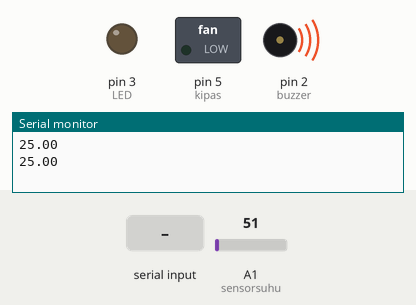
This sketch was run on a simulated Arduino Uno, built with avr-gcc and run on an emulated ATmega328P. Shown: switched loads named in the sketch (green lamp = pin HIGH), output pins drawn as LEDs (lit = HIGH), buzzer (waves = sounding), the last lines printed to the serial monitor. The inputs (shaded band) are chosen by the test bench; at power-on: A1 (sensorsuhu) = 51. Pins used as bus, display or sensor lines are not drawn.

Above: at 1.2 s.
1.3 s: A1 (sensorsuhu) set to 68
3.2 s: A1 (sensorsuhu) set to 82
At 5.0 s:
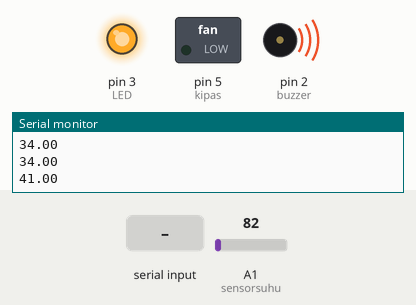
5.5 s: "1" received over Serial
At 6.5 s:
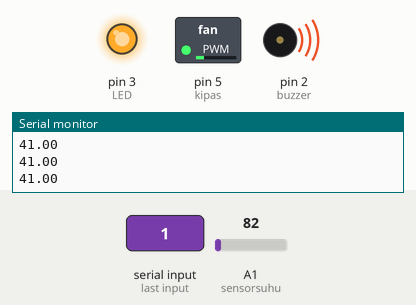
7.5 s: A1 (sensorsuhu) set to 71
At 9.2 s:
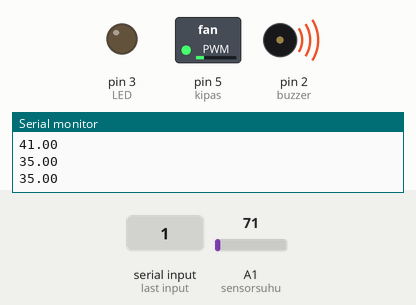
9.5 s: A1 (sensorsuhu) set to 86
At 10.9 s:
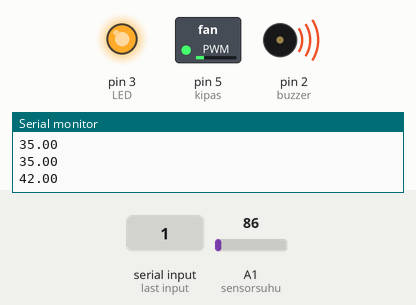
11.5 s: A1 (sensorsuhu) set to 61
At 12.4 s:
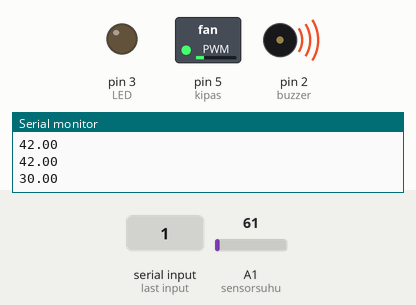
Timing chart, 0 to 14.5 s (numbered marks = the images above; inputs shaded):
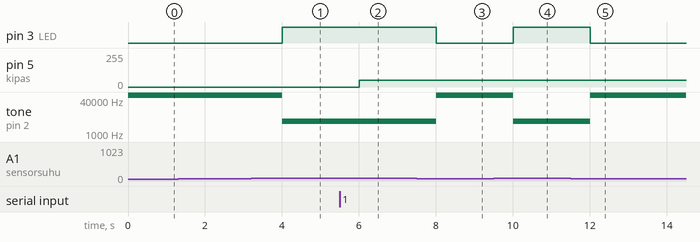

Measured:
- the behaviour switches between 75 and 76 on A1 (sensorsuhu) (found by bisection; images 0 and 1)
- after the input at 3.2 s, pin 3 (LED): LOW → HIGH after 0.80 s; tone on pin 2 (buzzer): 65535 Hz → 4000 Hz after 0.80 s
- after the input at 5.5 s, pin 5 (kipas): 0/255 → 49/255 after 0.50 s
- after the input at 7.5 s, pin 3 (LED): HIGH → LOW after 0.51 s; tone on pin 2 (buzzer): 4000 Hz → 65535 Hz after 0.51 s
- after the input at 9.5 s, pin 3 (LED): LOW → HIGH after 0.51 s; tone on pin 2 (buzzer): 65535 Hz → 4000 Hz after 0.51 s
- after the input at 11.5 s, pin 3 (LED): HIGH → LOW after 0.51 s; tone on pin 2 (buzzer): 4000 Hz → 65535 Hz after 0.51 s

The sketch:

Sensor_suhu.ino
```cpp
int sensorsuhu=A1; //port untuk sensor LM35 A0
int buzzer=2; //untuk speaker
int LED=3; //untuk lED
int kipas=5; //untuk kipas
float nilai=0;
int perintah=0;

void setup() {
  Serial.begin(9600); //komunikasi dengan komputer
  pinMode(sensorsuhu, INPUT);
  pinMode(buzzer, OUTPUT);
  pinMode(LED, OUTPUT);
  pinMode(kipas, OUTPUT);
}

void loop() {
  nilai=analogRead(sensorsuhu);
  nilai=ceil(nilai/2.0479);
  if(Serial.available() > 0) {
     perintah=Serial.read();
     analogWrite(kipas, perintah);
  }


  if(nilai>=38) { //jika suhu ruangan mencapai 38 derajat lebih
    digitalWrite(buzzer, HIGH);
    tone(buzzer,4000);
    digitalWrite(LED, HIGH);
  } else {
    digitalWrite(buzzer, LOW);
    tone(buzzer,-1);
    digitalWrite(LED, LOW);
  }
  Serial.print(nilai);
  Serial.println(' ');
  delay(1000);
}
```
